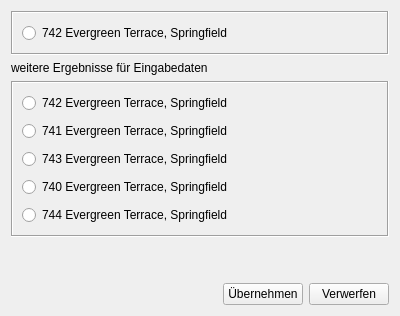
<?xml version="1.0" encoding="UTF-8"?>
<ui version="4.0">
 <class>Dialog</class>
 <widget class="QDialog" name="Dialog">
  <property name="geometry">
   <rect>
    <x>0</x>
    <y>0</y>
    <width>400</width>
    <height>316</height>
   </rect>
  </property>
  <property name="windowTitle">
   <string>Dialog</string>
  </property>
  <layout class="QVBoxLayout" name="verticalLayout">
   <item>
    <widget class="QFrame" name="actual_values_frame">
     <property name="frameShape">
      <enum>QFrame::Box</enum>
     </property>
     <property name="frameShadow">
      <enum>QFrame::Sunken</enum>
     </property>
     <layout class="QGridLayout" name="gridLayout">
      <item row="0" column="0">
       <layout class="QHBoxLayout" name="horizontalLayout_3">
        <property name="topMargin">
         <number>0</number>
        </property>
        <item>
         <widget class="QRadioButton" name="addressone_radiobutton_2">
          <property name="text">
           <string>742 Evergreen Terrace, Springfield</string>
          </property>
         </widget>
        </item>
        <item>
         <spacer name="horizontalSpacer_3">
          <property name="orientation">
           <enum>Qt::Horizontal</enum>
          </property>
          <property name="sizeHint" stdset="0">
           <size>
            <width>40</width>
            <height>20</height>
           </size>
          </property>
         </spacer>
        </item>
        <item>
         <widget class="QPushButton" name="addressone_mapsymbol_button_2">
          <property name="text">
           <string/>
          </property>
          <property name="icon">
           <iconset>
            <normaloff>icons/20190619_iconset_mob_wborders_one.png</normaloff>icons/20190619_iconset_mob_wborders_one.png</iconset>
          </property>
          <property name="iconSize">
           <size>
            <width>18</width>
            <height>18</height>
           </size>
          </property>
          <property name="flat">
           <bool>true</bool>
          </property>
         </widget>
        </item>
       </layout>
      </item>
     </layout>
    </widget>
   </item>
   <item>
    <widget class="QLabel" name="label_5">
     <property name="text">
      <string>weitere Ergebnisse für Eingabedaten</string>
     </property>
    </widget>
   </item>
   <item>
    <widget class="QFrame" name="alternative_features_frame">
     <property name="frameShape">
      <enum>QFrame::Box</enum>
     </property>
     <property name="frameShadow">
      <enum>QFrame::Sunken</enum>
     </property>
     <layout class="QGridLayout" name="gridLayout_2">
      <item row="0" column="0">
       <layout class="QHBoxLayout" name="horizontalLayout_2">
        <property name="topMargin">
         <number>0</number>
        </property>
        <item>
         <widget class="QRadioButton" name="addressone_radiobutton">
          <property name="text">
           <string>742 Evergreen Terrace, Springfield</string>
          </property>
         </widget>
        </item>
        <item>
         <spacer name="horizontalSpacer_2">
          <property name="orientation">
           <enum>Qt::Horizontal</enum>
          </property>
          <property name="sizeHint" stdset="0">
           <size>
            <width>40</width>
            <height>20</height>
           </size>
          </property>
         </spacer>
        </item>
        <item>
         <widget class="QPushButton" name="addressone_mapsymbol_button">
          <property name="text">
           <string/>
          </property>
          <property name="icon">
           <iconset>
            <normaloff>icons/20190619_iconset_mob_wborders_one.png</normaloff>icons/20190619_iconset_mob_wborders_one.png</iconset>
          </property>
          <property name="iconSize">
           <size>
            <width>18</width>
            <height>18</height>
           </size>
          </property>
          <property name="flat">
           <bool>true</bool>
          </property>
         </widget>
        </item>
       </layout>
      </item>
      <item row="1" column="0">
       <layout class="QHBoxLayout" name="horizontalLayout_4">
        <property name="topMargin">
         <number>0</number>
        </property>
        <item>
         <widget class="QRadioButton" name="addresstwo_radiobutton">
          <property name="text">
           <string>741 Evergreen Terrace, Springfield</string>
          </property>
         </widget>
        </item>
        <item>
         <spacer name="horizontalSpacer_4">
          <property name="orientation">
           <enum>Qt::Horizontal</enum>
          </property>
          <property name="sizeHint" stdset="0">
           <size>
            <width>40</width>
            <height>20</height>
           </size>
          </property>
         </spacer>
        </item>
        <item>
         <widget class="QPushButton" name="addresstwo_mapsymbol_button">
          <property name="text">
           <string/>
          </property>
          <property name="icon">
           <iconset>
            <normaloff>icons/20190619_iconset_mob_wborders_two.png</normaloff>icons/20190619_iconset_mob_wborders_two.png</iconset>
          </property>
          <property name="iconSize">
           <size>
            <width>18</width>
            <height>18</height>
           </size>
          </property>
          <property name="flat">
           <bool>true</bool>
          </property>
         </widget>
        </item>
       </layout>
      </item>
      <item row="2" column="0">
       <layout class="QHBoxLayout" name="horizontalLayout_5">
        <property name="topMargin">
         <number>0</number>
        </property>
        <item>
         <widget class="QRadioButton" name="addressthree_radiobutton">
          <property name="text">
           <string>743 Evergreen Terrace, Springfield</string>
          </property>
         </widget>
        </item>
        <item>
         <spacer name="horizontalSpacer_5">
          <property name="orientation">
           <enum>Qt::Horizontal</enum>
          </property>
          <property name="sizeHint" stdset="0">
           <size>
            <width>40</width>
            <height>20</height>
           </size>
          </property>
         </spacer>
        </item>
        <item>
         <widget class="QPushButton" name="addressthree_mapsymbol_button">
          <property name="text">
           <string/>
          </property>
          <property name="icon">
           <iconset>
            <normaloff>icons/20190619_iconset_mob_wborders_three.png</normaloff>icons/20190619_iconset_mob_wborders_three.png</iconset>
          </property>
          <property name="iconSize">
           <size>
            <width>18</width>
            <height>18</height>
           </size>
          </property>
          <property name="flat">
           <bool>true</bool>
          </property>
         </widget>
        </item>
       </layout>
      </item>
      <item row="3" column="0">
       <layout class="QHBoxLayout" name="horizontalLayout_7">
        <property name="topMargin">
         <number>0</number>
        </property>
        <item>
         <widget class="QRadioButton" name="addressfour_radiobutton">
          <property name="text">
           <string>740 Evergreen Terrace, Springfield</string>
          </property>
         </widget>
        </item>
        <item>
         <spacer name="horizontalSpacer_7">
          <property name="orientation">
           <enum>Qt::Horizontal</enum>
          </property>
          <property name="sizeHint" stdset="0">
           <size>
            <width>40</width>
            <height>20</height>
           </size>
          </property>
         </spacer>
        </item>
        <item>
         <widget class="QPushButton" name="addressfour_mapsymbol_button">
          <property name="text">
           <string/>
          </property>
          <property name="icon">
           <iconset>
            <normaloff>icons/20190619_iconset_mob_wborders_four.png</normaloff>icons/20190619_iconset_mob_wborders_four.png</iconset>
          </property>
          <property name="iconSize">
           <size>
            <width>18</width>
            <height>18</height>
           </size>
          </property>
          <property name="flat">
           <bool>true</bool>
          </property>
         </widget>
        </item>
       </layout>
      </item>
      <item row="4" column="0">
       <layout class="QHBoxLayout" name="horizontalLayout_6">
        <property name="topMargin">
         <number>0</number>
        </property>
        <item>
         <widget class="QRadioButton" name="addressfive_radiobutton">
          <property name="text">
           <string>744 Evergreen Terrace, Springfield</string>
          </property>
         </widget>
        </item>
        <item>
         <spacer name="horizontalSpacer_6">
          <property name="orientation">
           <enum>Qt::Horizontal</enum>
          </property>
          <property name="sizeHint" stdset="0">
           <size>
            <width>40</width>
            <height>20</height>
           </size>
          </property>
         </spacer>
        </item>
        <item>
         <widget class="QPushButton" name="addressfive_mapsymbol_button">
          <property name="text">
           <string/>
          </property>
          <property name="icon">
           <iconset>
            <normaloff>icons/20190619_iconset_mob_wborders_five.png</normaloff>icons/20190619_iconset_mob_wborders_five.png</iconset>
          </property>
          <property name="iconSize">
           <size>
            <width>18</width>
            <height>18</height>
           </size>
          </property>
          <property name="flat">
           <bool>true</bool>
          </property>
         </widget>
        </item>
       </layout>
      </item>
     </layout>
    </widget>
   </item>
   <item>
    <spacer name="verticalSpacer">
     <property name="orientation">
      <enum>Qt::Vertical</enum>
     </property>
     <property name="sizeHint" stdset="0">
      <size>
       <width>20</width>
       <height>40</height>
      </size>
     </property>
    </spacer>
   </item>
   <item>
    <layout class="QHBoxLayout" name="horizontalLayout">
     <property name="topMargin">
      <number>0</number>
     </property>
     <item>
      <spacer name="horizontalSpacer">
       <property name="orientation">
        <enum>Qt::Horizontal</enum>
       </property>
       <property name="sizeHint" stdset="0">
        <size>
         <width>40</width>
         <height>20</height>
        </size>
       </property>
      </spacer>
     </item>
     <item>
      <widget class="QPushButton" name="accept_button">
       <property name="sizePolicy">
        <sizepolicy hsizetype="Fixed" vsizetype="Fixed">
         <horstretch>0</horstretch>
         <verstretch>0</verstretch>
        </sizepolicy>
       </property>
       <property name="text">
        <string>Übernehmen</string>
       </property>
      </widget>
     </item>
     <item>
      <widget class="QPushButton" name="discard_button">
       <property name="sizePolicy">
        <sizepolicy hsizetype="Fixed" vsizetype="Fixed">
         <horstretch>0</horstretch>
         <verstretch>0</verstretch>
        </sizepolicy>
       </property>
       <property name="text">
        <string>Verwerfen</string>
       </property>
      </widget>
     </item>
    </layout>
   </item>
  </layout>
 </widget>
 <resources/>
 <connections>
  <connection>
   <sender>addressone_mapsymbol_button</sender>
   <signal>clicked()</signal>
   <receiver>addressone_radiobutton</receiver>
   <slot>click()</slot>
   <hints>
    <hint type="sourcelabel">
     <x>370</x>
     <y>64</y>
    </hint>
    <hint type="destinationlabel">
     <x>33</x>
     <y>52</y>
    </hint>
   </hints>
  </connection>
  <connection>
   <sender>addresstwo_mapsymbol_button</sender>
   <signal>clicked()</signal>
   <receiver>addresstwo_radiobutton</receiver>
   <slot>click()</slot>
   <hints>
    <hint type="sourcelabel">
     <x>370</x>
     <y>85</y>
    </hint>
    <hint type="destinationlabel">
     <x>70</x>
     <y>88</y>
    </hint>
   </hints>
  </connection>
  <connection>
   <sender>addressthree_mapsymbol_button</sender>
   <signal>clicked()</signal>
   <receiver>addressthree_radiobutton</receiver>
   <slot>click()</slot>
   <hints>
    <hint type="sourcelabel">
     <x>370</x>
     <y>132</y>
    </hint>
    <hint type="destinationlabel">
     <x>54</x>
     <y>119</y>
    </hint>
   </hints>
  </connection>
  <connection>
   <sender>addressfour_mapsymbol_button</sender>
   <signal>clicked()</signal>
   <receiver>addressfour_radiobutton</receiver>
   <slot>click()</slot>
   <hints>
    <hint type="sourcelabel">
     <x>370</x>
     <y>147</y>
    </hint>
    <hint type="destinationlabel">
     <x>141</x>
     <y>153</y>
    </hint>
   </hints>
  </connection>
  <connection>
   <sender>addressfive_mapsymbol_button</sender>
   <signal>clicked()</signal>
   <receiver>addressfive_radiobutton</receiver>
   <slot>click()</slot>
   <hints>
    <hint type="sourcelabel">
     <x>368</x>
     <y>181</y>
    </hint>
    <hint type="destinationlabel">
     <x>166</x>
     <y>195</y>
    </hint>
   </hints>
  </connection>
 </connections>
</ui>
